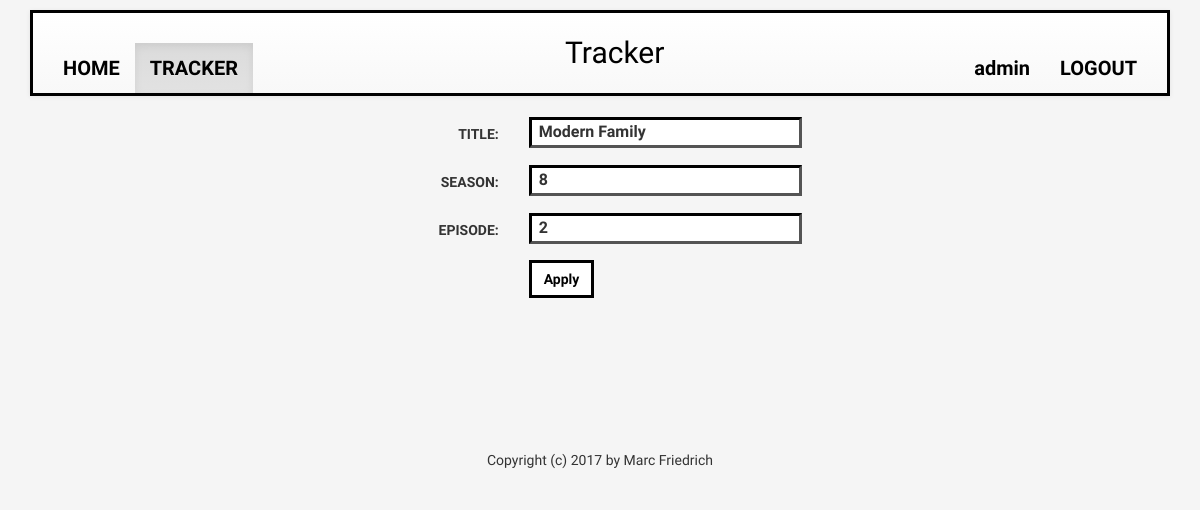
/tracker/app/edit/20 (signed in), run on the app's committed database.
### tracker/models.py (models this page shows, shortened)
class Track(models.Model):
    user = models.ForeignKey(settings.AUTH_USER_MODEL, unique=False) # so one user can have multiple tracks
    title = models.CharField(max_length=500)
    season = models.IntegerField(default=1)
    episode = models.IntegerField(default=1)
    started = models.DateTimeField()

### tracker/views.py (the view)
# urls.py: url(r'^app/edit/(?P<pk>[0-9]+)$', views.EditExistingTrack.as_view(), name='edit_track'),
class EditExistingTrack(UpdateView):
    model = Track
    form_class = TrackForm
    template_name = "tracker/edit_track.html"
    success_url = reverse_lazy("tracker:tracker_app")

### tracker/forms.py
class TrackForm(forms.ModelForm):
    title = models.CharField()
    season = models.PositiveIntegerField()
    episode = models.PositiveIntegerField()
    started = models.DateTimeField()
    class Meta:
        model = Track
        fields = ["title", "season", "episode"]
        widgets = {
            'title': TextInput(attrs={'style': style, 'class': width}),
            'season': NumberInput(attrs={'style': style, 'class': width}),
            'episode': NumberInput(attrs={'style': style, 'class': width}),
        }

### tracker/templates/tracker/edit_track.html (shortened to what this page needs)
{% extends "tracker/base.html" %}
{% block tracker_active %} active {% endblock %}
{% block body %}
    <form class="form-horizontal col-sm-offset-3" action="" method="post" role="form" enctype="multipart/form-data">
        {% include "tracker/form_template.html" %}
        <button type="submit" class="custombtn btn col-sm-offset-3"><a style="color: black; font-weight: bold;">Apply</a></button>
    </form>
{% endblock %}

### tracker/templates/tracker/base.html (shortened to what this page needs)
<!DOCTYPE html>
<html>
{% load staticfiles %}
<head>
    <link rel="stylesheet" href="https://maxcdn.bootstrapcdn.com/bootstrap/3.3.7/css/bootstrap.min.css"
>
    <link rel="stylesheet" href="https://maxcdn.bootstrapcdn.com/bootstrap/3.3.7/css/bootstrap-theme.min.css"
>
    <link rel="stylesheet" href="{% static 'tracker/material/button/button/dist/mdc.button.css' %}">
    <link rel="stylesheet" href="{% static 'tracker/material/button/ripple/dist/mdc.ripple.css' %}">
</head>
<body style="font-family: 'Raleway', sans-serif; background-color: whitesmoke;" onload="clickBtn()">
<header>
    <div class="container" style="padding-top: 10px;">
        <nav class="navbar navbar-default" role="navigation"
             style="position: relative; border-radius: 0; border-width: 3px; border-color: black;">
            <div class="navbar-header" style="float: left; padding: 15px; text-align: center; width: 100%">
                <a class="navbar-brand" href="{% url 'tracker:index' %}"
                   style="font-family: 'Satisfy', cursive; font-size: 30px; position: absolute; left: 50%; margin-left: -50px !important; display: block; color: black;">Tracker</a>
            </div>
            <div class="navbar-collapse collapse" id="topNavBar">
                <ul class="nav navbar-nav navbar-left" style="font-size: 20px; font-weight: bold;">
                    <li class="{% block home_active %}inactive{% endblock %}"><a href="{% url 'tracker:home' %}"
                                                                                 style="color: black;">HOME</a></li>
                    {% if user.is_authenticated %}
                        <li class="{% block tracker_active %}inactive{% endblock %}"><a
                                href="{% url 'tracker:tracker_app' %}" style="color: black;">TRACKER</a>
                        </li>
                    {% endif %}
                </ul>
                <ul class="nav navbar-nav navbar-right"
                    style="font-size: 20px; font-weight: bold; padding-right: 15px;">
                    {% if user.is_authenticated %}
                        <li class="{% block account_active %}inactive{% endblock %}"><a
                                href="{% url 'tracker:index' %}"
                                style="color: black;">{{ user.username }}</a>
                        </li>
                        <li class="{% block logout_active %}inactive{% endblock %}"><a href="{% url 'tracker:logout' %}"
                                                                                       style="color: black;">LOGOUT</a>
                        </li>
                    {% endif %}
                </ul>
            </div>
        </nav>
    </div>
</header>
<main>
    <div class="container">
        {% block body %}
        {% endblock %}
    </div>
</main>
<div class="container">
    <div class="footer">
        <div style="padding: 12px; background: #f5f5f5">
            <br><br><br><br><br><br><br>
            <div class="row">
                <div class="col-xs-12" align="center">
                    <span align="center" id="footer-copyright">Copyright (c) 2017 by Marc Friedrich</span>
                </div>
            </div>
        </div>
    </div>
</div>
</body>
</html>

### tracker/templates/tracker/form_template.html (shortened to what this page needs)
{% for field in form %}
    <div class="row">
        <div class="form-group">
            <div class="col-sm-offset-2 col-sm-10">
            </div>
            <label class="col-sm-3 control-label" style="text-transform: uppercase;">{{ field.label_tag }}</label>
            <div class="col-sm-9" style="">
                {{ field }}
            </div>
        </div>
    </div>
{% endfor %}

### tracker/templates/tracker/base.html (style rules this page uses)
button[type=submit] { border-radius: 0; font-family: 'Raleway', sans-serif; font-weight: bold; border-width: 3px; border-color: black; background: white; }

### data on the page
Track: form "Modern Family" "8" "2"

### other printed values
{{ user.username }} "admin"
{{ field.label_tag }} "TITLE:" "SEASON:" "EPISODE:"
